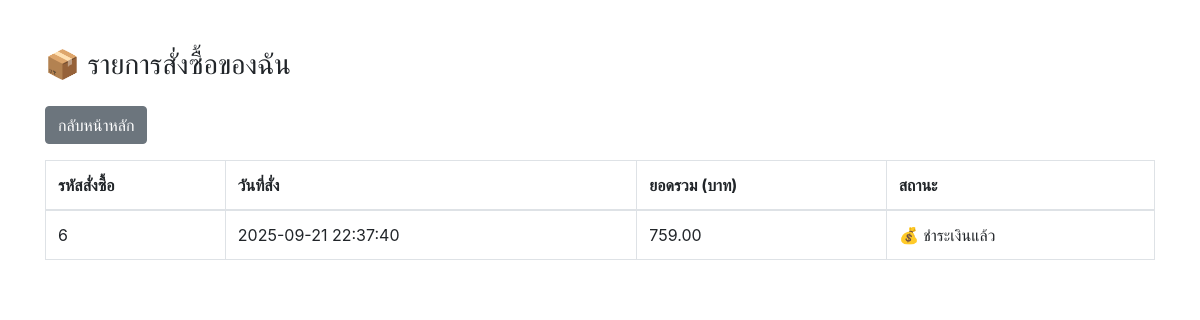
Screenshot of /member/order.php (signed in) with the database file from the repository.
### tables this page shows
CREATE TABLE `tbl_order` (
  `o_id` int(11) NOT NULL,
  `o_date` datetime NOT NULL,
  `member_id` int(11) NOT NULL,
  `total` decimal(10,2) NOT NULL,
  `status` enum('pending','paid','shipped','completed','cancelled') DEFAULT 'pending'
);

### member/order.php (the view, shortened to what this page needs)
<?php
include('../condb.php');
$member_id = $_SESSION['member_id'];
$sql = "SELECT * FROM tbl_order WHERE member_id = '$member_id' ORDER BY o_date DESC";
$result = mysqli_query($con, $sql);
?>
<!DOCTYPE html>
<html lang="th">
<head>
  <link rel="stylesheet" href="https://cdn.jsdelivr.net/npm/bootstrap@4.6.0/dist/css/bootstrap.min.css">
</head>
<body>
<div class="container mt-5">
  <h3>📦 รายการสั่งซื้อของฉัน</h3>
  <table class="table table-bordered mt-3">
    <thead>
      <tr>
        <th>รหัสสั่งซื้อ</th>
        <th>วันที่สั่ง</th>
        <th>ยอดรวม (บาท)</th>
        <th>สถานะ</th>
      </tr>
    </thead>
    <tbody>
      <?php if(mysqli_num_rows($result) > 0){ ?>
        <?php while($row = mysqli_fetch_assoc($result)){ ?>
        <tr>
          <td><?php echo $row['o_id']; ?></td>
          <td><?php echo $row['o_date']; ?></td>
          <td><?php echo number_format($row['total'],2); ?></td>
          <td>
            <?php
              if($row['status']=='pending'){ echo "⏳ รอชำระเงิน"; }
              elseif($row['status']=='paid'){ echo "💰 ชำระเงินแล้ว"; }
              elseif($row['status']=='shipped'){ echo "🚚 จัดส่งแล้ว"; }
              elseif($row['status']=='completed'){ echo "✅ เสร็จสิ้น"; }
              else { echo "❌ ยกเลิก"; }
            ?>
          </td>
        </tr>
        <?php } ?>
      <?php } else { ?>
        <tr>
          <td colspan="4" class="text-center">ยังไม่มีรายการสั่งซื้อ</td>
        </tr>
      <?php } ?>
      <a href="index.php" class="btn btn-secondary mt-3">กลับหน้าหลัก</a>
    </tbody>
  </table>
</div>
</body>
</html>

### rows the page displays
tbl_order: o_id "6", o_date "2025-09-21 22:37:40", total "759.00", status "💰 ชำระเงินแล้ว"
